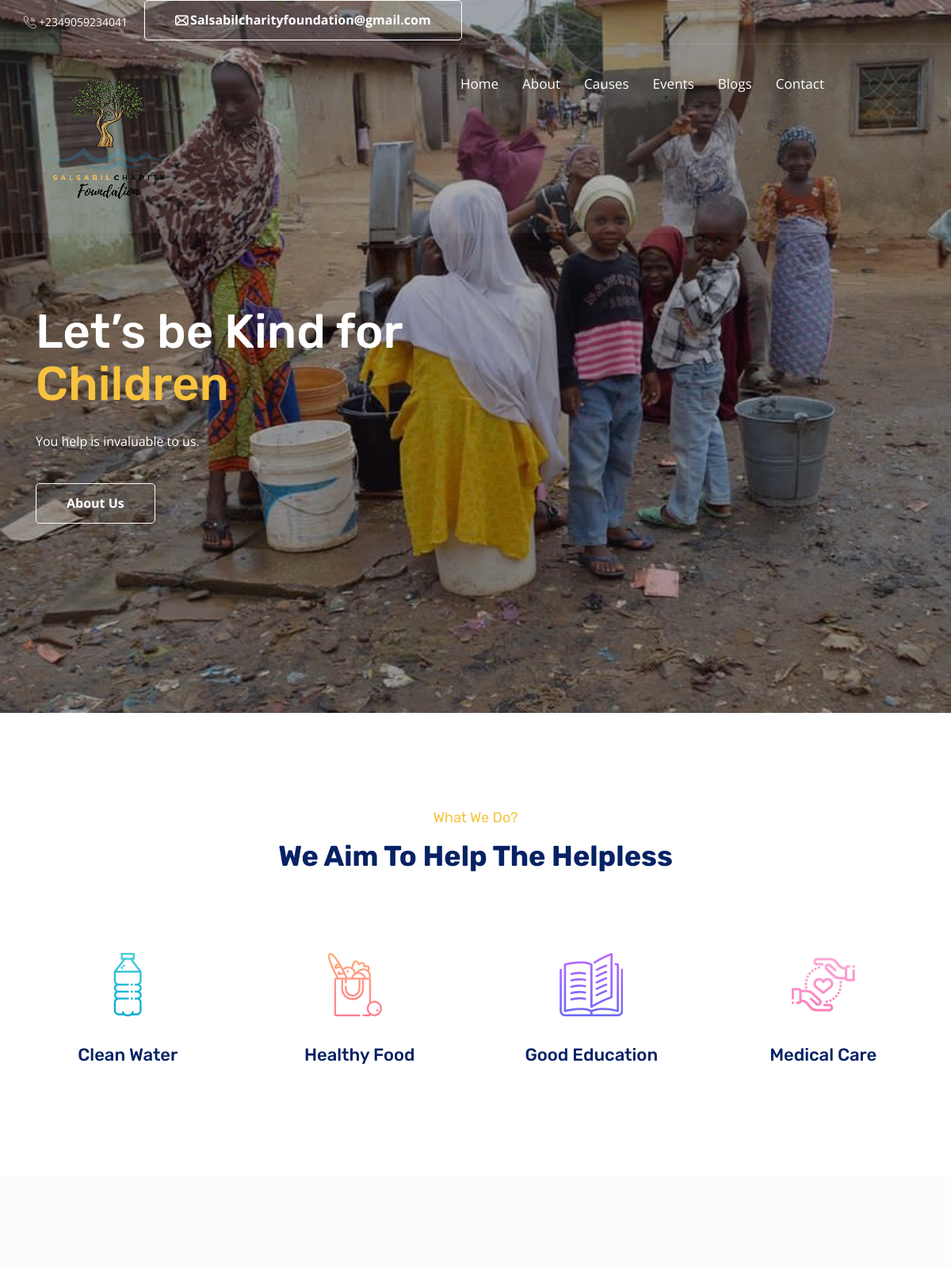
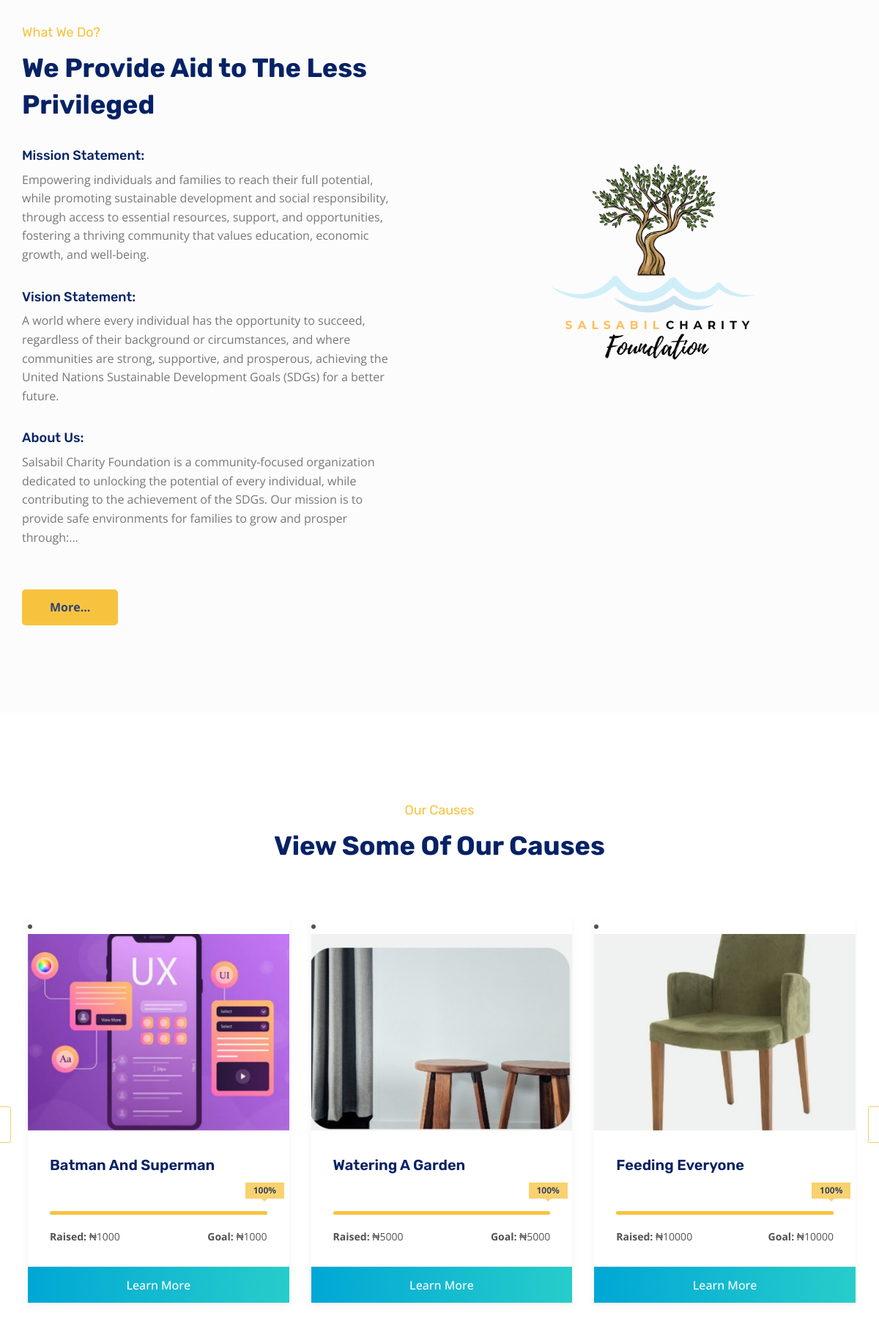
/home/ (upper part), run on the app's committed database (2 pictures, top to bottom).
### charity/models.py (models this page shows, shortened)
class Cause(models.Model):
    slug = models.SlugField(max_length=150, blank=True, null=True)
    title = models.CharField(max_length=40)
    description = models.TextField()
    image = ResizedImageField(size=[400, 300], quality=100, crop=['middle', 'center'], upload_to='causes')
    goal = models.PositiveIntegerField()
    raised = models.PositiveIntegerField(default=0)
    def status(self):
        status = (self.raised/self.goal) * 100
        status = int(status)
        return status

### charity/views.py (the view)
# urls.py: path('home/', views.home, name="home"),
def home(request):
    events = Event.objects.all().order_by('-date')[:3]
    blogs = Blog.objects.all().order_by('-id')[:3]
    causes = Cause.objects.all().order_by('raised')[:7]
    causes_total = Cause.objects.all()
    causes_count = Cause.objects.all().count()
    events_count = Event.objects.all().count()
    total = 0
    for p in causes_total:
        amount = p.raised
        total = total + amount
    context = {'events': events, 'blogs': blogs, 'causes': causes, "total": total, 'causes_count': causes_count, 'events_count': events_count}
    return render(request, "home.html", context)

### templates/home.html (shortened to what this page needs)
{% extends "base.html" %}
{% load static %}
{% block content %}
 <header id="header" class="wpo-site-header wpo-header-style-2">
    <div class="topbar">
        <div class="container">
            <div class="row">
                <div class="col col-md-6 col-sm-7 col-12">
                    <div class="contact-intro">
                        <ul>
                            <li><i class="fi flaticon-call"></i>+2349059234041</li>
                            <div class="case-btn">
                              <a href="https://mail.google.com/mail/?view=cm&fs=1&to=Salsabilcharityfoundation@gmail.com" class="theme-btn-s2"><i class="fi flaticon-envelope"></i>Salsabilcharityfoundation@gmail.com</a>
                            </div>
                        </ul>
                    </div>
                </div>
            </div>
        </div>
    </div>
    <nav class="navigation navbar navbar-default">
        <div class="container">
            <div class="navbar-header">
                <a class="navbar-brand" href="{% url 'home' %}"><img src=" {% static 'images/image1.png' %}" alt="logo"></a>
            </div>
            <div id="navbar" class="navbar-collapse collapse navbar-right navigation-holder">
                <ul class="nav navbar-nav">
                    <li class="menu-item-has-children">
                        <a href="{% url 'home' %}">Home</a>
                    </li>
                    <li><a href="{% url 'about' %}">About</a></li>
                    <li><a href="{% url 'causes' %}">Causes</a></li>
                    <li><a href="{% url 'events' %}">Events</a></li>
                    <li class="menu-item-has-children">
                        <a href="{% url 'blogs' %}">Blogs</a>
                    </li>
                    <li><a href="{% url 'contact' %}">Contact</a></li>
                </ul>
            </div>
        </div>
    </nav>
</header>
    <div class="page-wrapper">
        <section class="hero hero-style-1">
            <div class="hero-slider">
                <div class="slide">
                    <div class="container">
                        <div class="row">
                            <div class="col col-md-6 slide-caption">
                                <div class="slide-title">
                                    <h2>Let’s be Kind for <span>Children</span></h2>
                                </div>
                                <div class="slide-subtitle">
                                    <p>You help is invaluable to us.</p>
                                </div>
                                <div class="btns">
                                    <a href="{% url 'about' %}" class="theme-btn-s2">About Us</a>
                                </div>
                            </div>
                        </div>
                    </div>
                </div>
            </div>
        </section>
        <div class="wpo-mission-area section-padding">
            <div class="container">
                <div class="row">
                    <div class="col-12">
                        <div class="wpo-section-title">
                            <span>What We Do?</span>
                            <h2>We Aim To Help The Helpless</h2>
                        </div>
                    </div>
                </div>
                <div class="wpo-mission-wrap">
                    <div class="row">
                        <div class="col-md-3 col-sm-6 col-12 custom-grid">
                            <div class="wpo-mission-item">
                                <div class="wpo-mission-icon">
                                    <i class="fi flaticon-water"></i>
                                </div>
                                <div class="wpo-mission-content">
                                    <h2>Clean Water</h2>
                                </div>
                            </div>
                        </div>
                        <div class="col-md-3 col-sm-6 col-12 custom-grid">
                            <div class="wpo-mission-item">
                                <div class="wpo-mission-icon-2">
                                    <i class="fi flaticon-food-and-restaurant"></i>
                                </div>
                                <div class="wpo-mission-content">
                                    <h2>Healthy Food</h2>
                                </div>
                            </div>
                        </div>
                        <div class="col-md-3 col-sm-6 col-12 custom-grid">
                            <div class="wpo-mission-item">
                                <div class="wpo-mission-icon-3">
                                    <i class="fi flaticon-book"></i>
                                </div>
                                <div class="wpo-mission-content">
                                    <h2>Good Education</h2>
                                </div>
                            </div>
                        </div>
                        <div class="col-md-3 col-sm-6 col-12 custom-grid">
                            <div class="wpo-mission-item">
                                <div class="wpo-mission-icon-4">
                                    <i class="fi flaticon-care"></i>
                                </div>
                                <div class="wpo-mission-content">
                                    <h2>Medical Care</h2>
                                </div>
                            </div>
                        </div>
                    </div>
                </div>
            </div>
        </div>
        <div class="wpo-about-area section-padding">
            <div class="container">
                <div class="row">
                    <div class="col-lg-6 col-md-6 colsm-12">
                        <div class="wpo-about-text">
                            <div class="wpo-section-title">
                                <span>What We Do?</span>
                                <h2>We Provide Aid to The Less Privileged</h2>
                            </div>
                            <h4>Mission Statement:</h4>
                            <p>Empowering individuals and families to reach their full potential, while promoting sustainable development and social responsibility, through access to essential resources, support, and opportunities, fostering a thriving community that values education, economic growth, and well-being.</p>
                            <h4>Vision Statement:</h4>
                            <p>A world where every individual has the opportunity to succeed, regardless of their background or circumstances, and where communities are strong, supportive, and prosperous, achieving the United Nations Sustainable Development Goals (SDGs) for a better future.</p>
                            <h4>About Us:</h4>
                            <p>Salsabil Charity Foundation is a community-focused organization dedicated to unlocking the potential of every individual, while contributing to the achievement of the SDGs. Our mission is to provide safe environments for families to grow and prosper through:...</p>
                            <ul>
                                <br>
                            </ul>
                            <div class="btns">
                                <a href="{% url 'about' %}" class="theme-btn">More...</a>
                            </div>
                        </div>
                    </div>
                    <div class="col-lg-6 col-md-6 colsm-12">
                        <div class="wpo-about-img">
                            <img src="{% static 'images/image2.png' %}" alt="">
                        </div>
                    </div>
                </div>
            </div>
        </div>
        <div class="wpo-case-area section-padding">
            <div class="container">
                <div class="row">
                    <div class="col-12">
                        <div class="wpo-section-title">
                            <span>Our Causes</span>
                            <h2>View Some Of Our Causes</h2>
                        </div>
                    </div>
                </div>
                <div class="wpo-case-wrap">
                    <div class="wpo-case-slider">
                        {% for cause in causes %}
                        <div class="wpo-case-single">
                            <div class="wpo-case-item">
                                <div class="wpo-case-img">
                                    <li><a href="{% url 'cause' cause.slug %}"><img src="{{cause.image.url}}" alt=""></a>
                                </div>
                                <div class="wpo-case-content">
                                    <div class="wpo-case-text-top">
                                        <h2>{{cause.title|title}}</h2>
                                        <div class="progress-section">
                                            <div class="process">
                                                <div class="progress">
                                                    <div class="progress-bar" style="width: {{ cause.status }}%;">
                                                        <div class="progress-value"><span>{{cause.status}}</span>%</div>
                                                    </div>
                                                </div>
                                            </div>
                                        </div>
                                        <ul>
                                            <li><span>Raised:</span> ₦{{cause.raised}}</li>
                                            <li><span>Goal:</span> ₦{{cause.goal}}</li>
                                        </ul>
                                    </div>
                                    <div class="case-btn">
                                        <ul>
                                            <li><a href="{% url 'cause' cause.slug %}">Learn More</a></li>
                                        </ul>
                                    </div>
                                </div>
                            </div>
                        </div>
                        {% endfor %}
                    </div>
                </div>
            </div>
        </div>
        </div>
{% endblock content %}

### data on the page
Cause: image (picture), title "Batman And Superman", status "100", raised "1000", goal "1000"
Cause: image (picture), title "Watering A Garden", status "100", raised "5000", goal "5000"
Cause: image (picture), title "Feeding Everyone", status "100", raised "10000", goal "10000"
